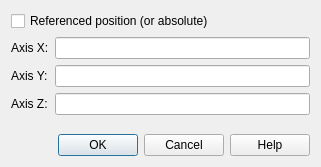
<?xml version="1.0" encoding="UTF-8"?>
<ui version="4.0">
 <class>SdDEnterPosition</class>
 <widget class="QDialog" name="SdDEnterPosition">
  <property name="windowModality">
   <enum>Qt::WindowModal</enum>
  </property>
  <property name="geometry">
   <rect>
    <x>0</x>
    <y>0</y>
    <width>321</width>
    <height>167</height>
   </rect>
  </property>
  <property name="windowTitle">
   <string>Enter new position</string>
  </property>
  <layout class="QVBoxLayout" name="verticalLayout">
   <item>
    <widget class="QCheckBox" name="mRef">
     <property name="toolTip">
      <string>If checked then coordinates are referenced else absolute</string>
     </property>
     <property name="text">
      <string>Referenced position (or absolute)</string>
     </property>
    </widget>
   </item>
   <item>
    <layout class="QFormLayout" name="formLayout">
     <item row="0" column="0">
      <widget class="QLabel" name="label">
       <property name="text">
        <string>Axis X:</string>
       </property>
      </widget>
     </item>
     <item row="0" column="1">
      <widget class="QLineEdit" name="mX">
       <property name="toolTip">
        <string>Coordinate for axis X</string>
       </property>
      </widget>
     </item>
     <item row="1" column="0">
      <widget class="QLabel" name="label_2">
       <property name="text">
        <string>Axis Y:</string>
       </property>
      </widget>
     </item>
     <item row="1" column="1">
      <widget class="QLineEdit" name="mY">
       <property name="toolTip">
        <string>Coordinate for axis Y</string>
       </property>
      </widget>
     </item>
     <item row="2" column="0">
      <widget class="QLabel" name="label_3">
       <property name="text">
        <string>Axis Z:</string>
       </property>
      </widget>
     </item>
     <item row="2" column="1">
      <widget class="QLineEdit" name="mZ">
       <property name="toolTip">
        <string>Coordinate for axis Z</string>
       </property>
      </widget>
     </item>
    </layout>
   </item>
   <item>
    <widget class="QDialogButtonBox" name="buttonBox">
     <property name="orientation">
      <enum>Qt::Horizontal</enum>
     </property>
     <property name="standardButtons">
      <set>QDialogButtonBox::Cancel|QDialogButtonBox::Help|QDialogButtonBox::Ok</set>
     </property>
    </widget>
   </item>
  </layout>
 </widget>
 <resources/>
 <connections>
  <connection>
   <sender>buttonBox</sender>
   <signal>accepted()</signal>
   <receiver>SdDEnterPosition</receiver>
   <slot>accept()</slot>
   <hints>
    <hint type="sourcelabel">
     <x>248</x>
     <y>254</y>
    </hint>
    <hint type="destinationlabel">
     <x>157</x>
     <y>274</y>
    </hint>
   </hints>
  </connection>
  <connection>
   <sender>buttonBox</sender>
   <signal>rejected()</signal>
   <receiver>SdDEnterPosition</receiver>
   <slot>reject()</slot>
   <hints>
    <hint type="sourcelabel">
     <x>316</x>
     <y>260</y>
    </hint>
    <hint type="destinationlabel">
     <x>286</x>
     <y>274</y>
    </hint>
   </hints>
  </connection>
 </connections>
</ui>
